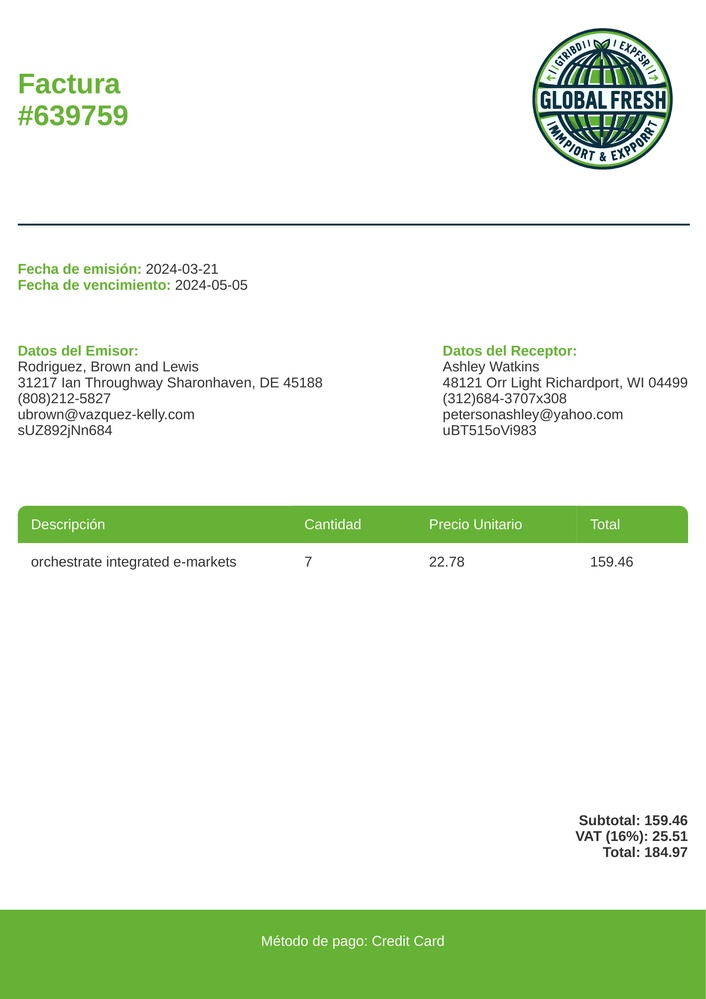
#> input picture facturas/factura1.jpg, 706 x 999 px, shrunk from 3308 x 4678 before the run, found by its file name; its folder holds only this picture in this run
$ python ocr.py
#> lines starting #> are read from the running program, lines starting #| are printed output that depends on the picture
from PIL import Image
import pytesseract
import os

# Definir la ubicación de las imágenes
jpg_paths = 'facturas'

# Encontrar todos los archivos JPG en la carpeta
jpg_paths = [os.path.join(jpg_paths, f) for f in os.listdir(jpg_paths) if f.endswith('.jpg')]
print(jpg_paths)

# Leer y aplicar OCR a cada imagen
for jpg_path in jpg_paths:
    img = Image.open(jpg_path)
#> img is the input picture: PIL image 706x999 RGB; mean R, G, B 229.5, 239.9, 223.7

    # Tesseract maneja bien varios modos de imagen, pero la conversión a escala de grises puede mejorar la precisión
    if img.mode != 'L':
        img = img.convert('L')
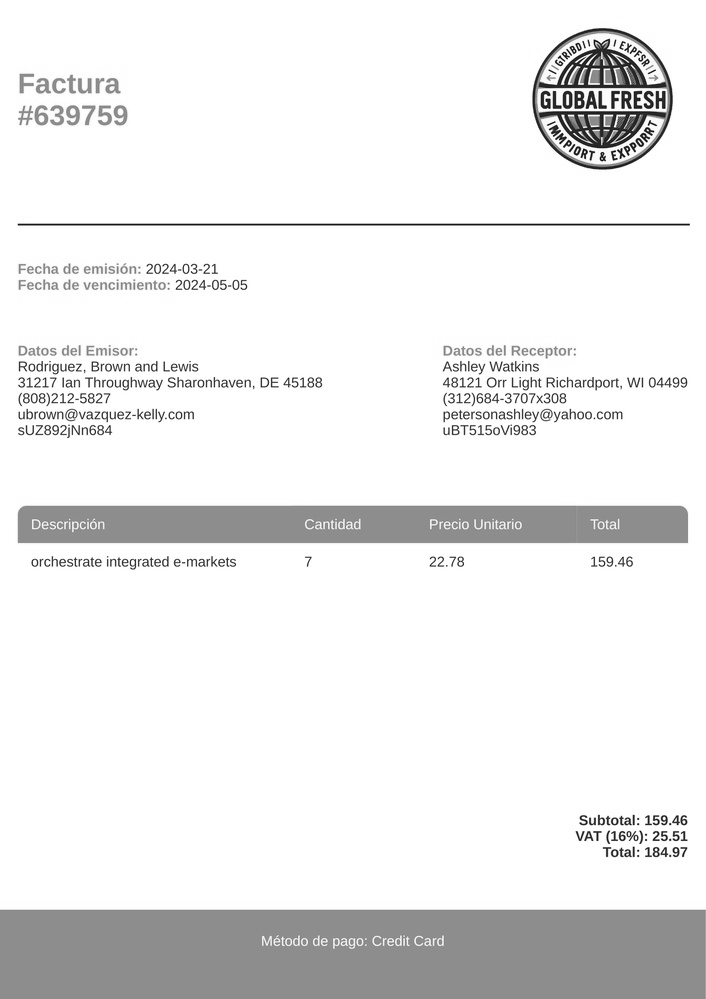
#> img: PIL image 706x999 L; min 5, max 255, mean 234.9

    # Aplicar OCR usando Tesseract
#> (the run stopped early here; a loop or call above may not have finished)

$ run again, on facturas/factura5.jpg
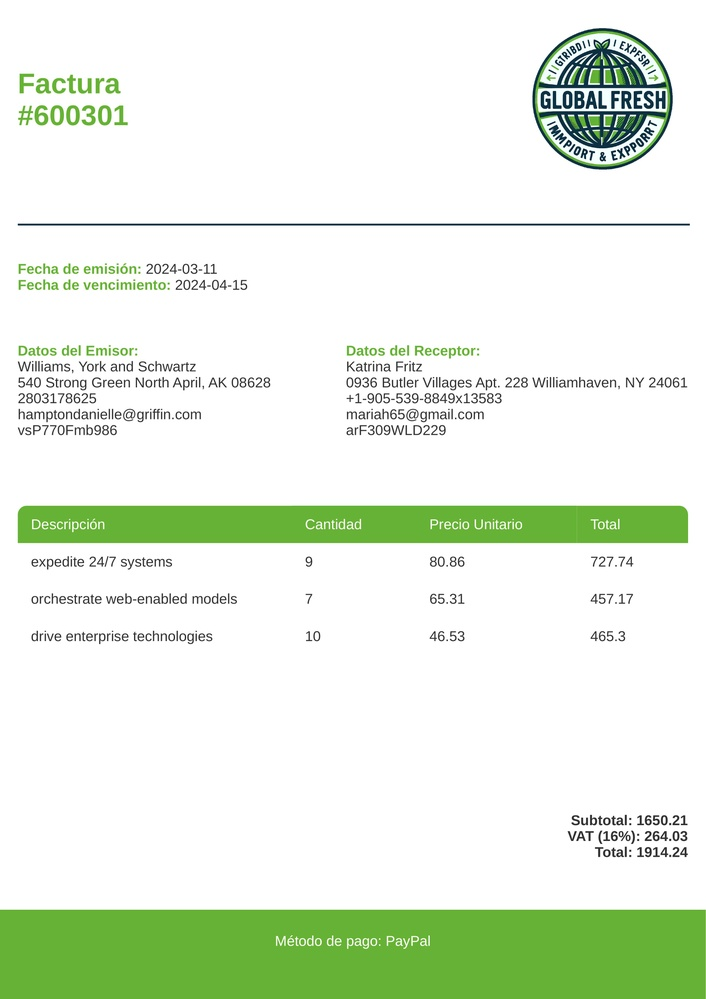
#> input picture facturas/factura5.jpg, 706 x 999 px, shrunk from 3308 x 4678 before the run, found by its file name
#> img is the input picture: PIL image 706x999 RGB; mean R, G, B 228.9, 239.4, 223.2
#> `img = img.convert('L')`:
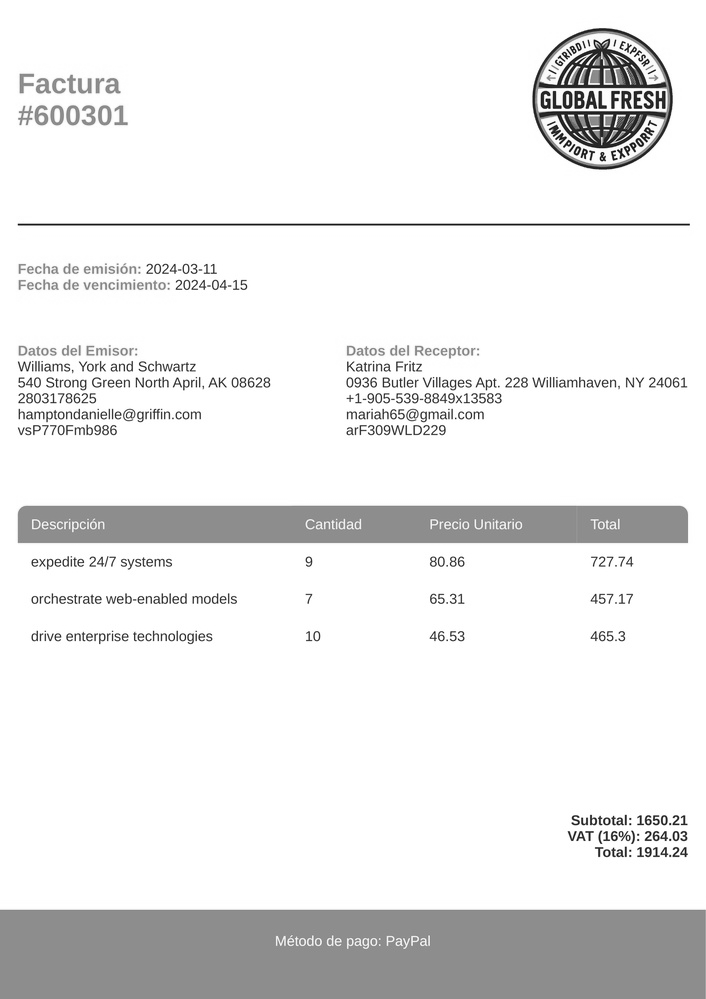
#> img: PIL image 706x999 L; min 5, max 255, mean 234.4
